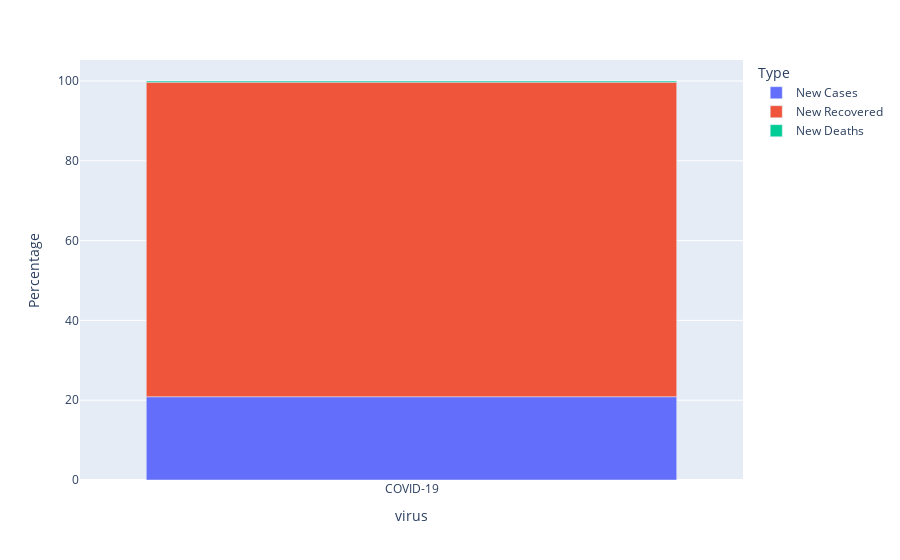

The cell this chart's notebook holds for it:
### Markdown cell above
### New Cases report and New Recoveries

### Code cell
cases = df[["New Cases", "New Recovered", "New Deaths"]].loc[1]
cases
cases_df = pd.DataFrame(cases).reset_index()
cases_df.columns = ["Type", "Total"]

cases_df["Percentage"] = np.round(100*cases_df["Total"]/np.sum(cases_df["Total"]),2)
cases_df["virus"] = ["COVID-19" for i in range(len(cases_df))]

fig = px.bar(cases_df, x = "virus" , y = "Percentage", color = "Type", hover_data = ["Total"])
# fig.write_image("graph.png") 
fig.show()
fig.write_html("Plot_New_Stats.html")

### Figure 1 — Plotly figure (JSON) as saved in the notebook; plotly's stock layout.template omitted (floating-point values rounded to 4 significant figures)
{"data": [{"customdata": [[-3959.0]], "hovertemplate": "Type=New Cases<br>virus=%{x}<br>Percentage=%{y}<br>Total=%{customdata[0]}<extra></extra>", "legendgroup": "New Cases", "marker": {"color": "#636efa", "pattern": {"shape": ""}}, "name": "New Cases", "orientation": "v", "showlegend": true, "textposition": "auto", "type": "bar", "x": ["COVID-19"], "xaxis": "x", "y": [20.87], "yaxis": "y"}, {"customdata": [[-14950.0]], "hovertemplate": "Type=New Recovered<br>virus=%{x}<br>Percentage=%{y}<br>Total=%{customdata[0]}<extra></extra>", "legendgroup": "New Recovered", "marker": {"color": "#EF553B", "pattern": {"shape": ""}}, "name": "New Recovered", "orientation": "v", "showlegend": true, "textposition": "auto", "type": "bar", "x": ["COVID-19"], "xaxis": "x", "y": [78.83], "yaxis": "y"}, {"customdata": [[-57.0]], "hovertemplate": "Type=New Deaths<br>virus=%{x}<br>Percentage=%{y}<br>Total=%{customdata[0]}<extra></extra>", "legendgroup": "New Deaths", "marker": {"color": "#00cc96", "pattern": {"shape": ""}}, "name": "New Deaths", "orientation": "v", "showlegend": true, "textposition": "auto", "type": "bar", "x": ["COVID-19"], "xaxis": "x", "y": [0.3], "yaxis": "y"}], "layout": {"barmode": "relative", "legend": {"title": {"text": "Type"}, "tracegroupgap": 0}, "margin": {"t": 60}, "xaxis": {"anchor": "y", "domain": [0, 1], "title": {"text": "virus"}}, "yaxis": {"anchor": "x", "domain": [0, 1], "title": {"text": "Percentage"}}}}
